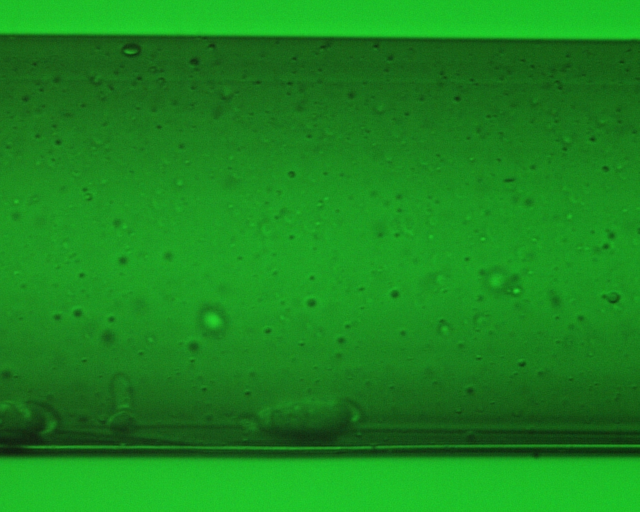
#> input picture samples/005.jpg, 1280 x 1024 px, given in place of e05dr5rt120.avi, which was not available (shown at 1/2 size)
$ python edges_video.py
#> lines starting #> are read from the running program, lines starting #| are printed output that depends on the picture; after the words box and inside, x2 and y2 are one past the last pixel; in counts of white or black regions, pixels touching at a corner belong together; pictures that were not available may be replaced by others from this repository, and a replacement may not be noted
# -*- coding: utf-8 -*-
"""
Created on Fri Sep 24 12:46:44 2021

@author: po-po
"""

import cv2
import numpy as np
import matplotlib.pyplot as plt
import time
import pandas as pd

# Create a VideoCapture object and read from input file
# If the input is the camera, pass 0 instead of the video file name
filename = r'C:\Users\po-po\Desktop\DOC\Fibras\videos\e05dr5rt120.avi'
cap = cv2.VideoCapture(filename)

# Check if camera opened successfully
if (cap.isOpened()== False):
  print("Error opening video stream or file")

#initialize time to display diameter
t0 = time.time()
i = 0

#create empty array for diameter saving
diam_arr = np.zeros((1000000,2))

#initialize graphic windows
cv2.namedWindow('Processed Frame')
cv2.namedWindow('Lined Feed')

#define empty function for trackbars
def nothing(x):
    pass

#iniatilize trackbar for P parameter
cv2.createTrackbar('P Selector','Processed Frame',8,100,nothing)

#initialize trackbar for array saving
cv2.createTrackbar('Save Array','Lined Feed',0,1,nothing)

# Read until video is completed

while(cap.isOpened()):
  # Capture frame-by-frame
  ret, frame = cap.read()
#> frame is the input picture: shape (1024, 1280, 3); mean B, G, R 30.7, 135.8, 26.8

  if ret == True:

    # Display the resulting frame

    img = frame
    gray = cv2.cvtColor(img,cv2.COLOR_BGR2GRAY)
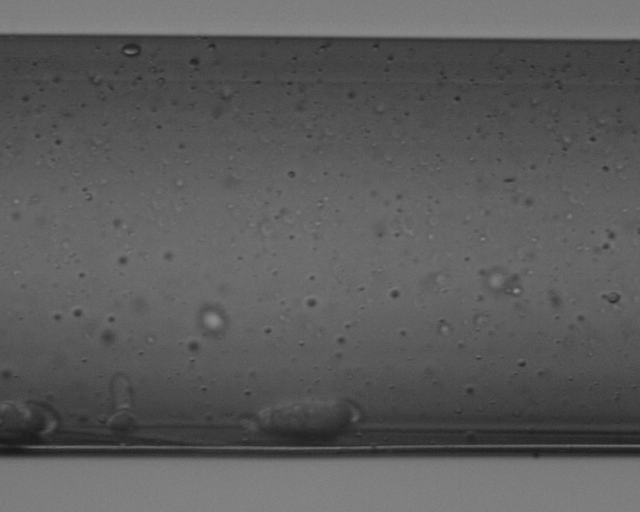
#> gray: shape (1024, 1280) (shown at 1/2 size); min 20, max 148, mean 91.2

    #image thresholding
    P = cv2.getTrackbarPos('P Selector', 'Processed Frame');
    retval,imgthresh = cv2.threshold(gray,P,255,cv2.THRESH_BINARY)
#> imgthresh: shape (1024, 1280); every value is 255
#> retval = 8

    # plt.imshow(imgthresh)

    #image edging
    edges = cv2.Canny(imgthresh,254,255)
#> edges: shape (1024, 1280); every value is 0
    edgesblur  = cv2.GaussianBlur(edges,(5,5),0)
    # plt.imshow(edgesblur)
    # plt.imshow(edges)

    #apply hough transform
    lines = cv2.HoughLines(edgesblur,1,np.pi/60,500)
#> lines = None

    #avoid NONE array when no lines are detected
    if lines is None :
        lines = np.ones((2,2))

    #reshape array for calculation
    lines = np.reshape(lines,(len(lines),2))

    #select appropiate lines for fiber edge
    lines_selected = np.zeros((2,2))
    lines_selected[0] = lines.max(0)
    lines_selected[1] = lines.min(0)

    #represent lines overimposed on original img.
    for rho,theta in lines_selected:
        a = np.cos(theta)
        b = np.sin(theta)
        x0 = a*rho
        y0 = b*rho
        x1 = int(x0 + len(img[0])*(-b))
        y1 = int(y0 + len(img[1])*(a))
        x2 = int(x0 - len(img[0])*(-b))
        y2 = int(y0 - len(img[1])*(a))

        cv2.line(edgesblur,(x1,y1),(x2,y2),(255,255,255),1)
#> this loop made 2 passes
#> (x1, y1, x2, y2) on passes 1 to 2: (-1076, 692, 1077, -690), (-1076, 692, 1077, -690)
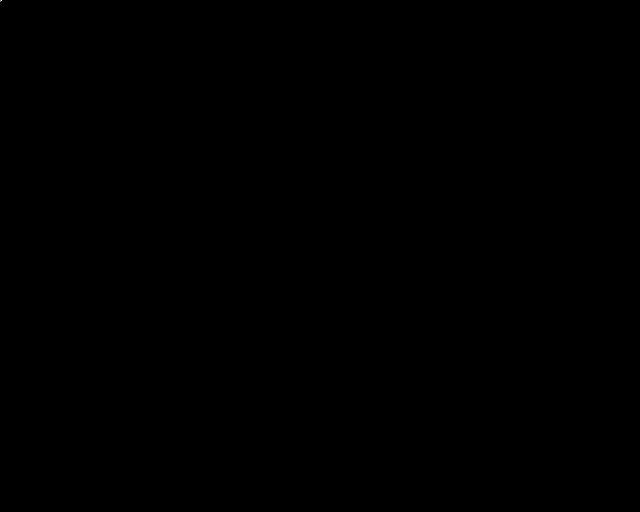
#> edgesblur: shape (1024, 1280) (shown at 1/2 size); 0% white in thin lines or dots, all inside (x1, y1, x2, y2) = (0, 0, 4, 3)

    #add center line of fiber diameter
    x3  = int(len(img[0])/2)
#> x3 = 640
    y3 = int(-np.cos(lines_selected[0,1])/np.sin(lines_selected[0,1])*x3 + lines_selected[0,0]/np.sin(lines_selected[0,1]))
#> y3 = -409
    y4 = int((-np.cos(lines_selected[1,1])/(np.sin(lines_selected[1,1])+0.01)*x3 + lines_selected[1,0]/(np.sin(lines_selected[1,1])+0.01)))
#> y4 = -404

    cv2.line(img,(x3,y3),(x3,y4),(0,0,255),2)

    #compute fiber diameter and show

    fiber_diam_pixels = (y3-y4)
#> fiber_diam_pixels = -5
    fiber_diam_micras = str(np.round(203/464 * fiber_diam_pixels, decimals = 0))
#> fiber_diam_micras = '-2.0'
    cv2.putText(img,'Fiber Diameter = %s micron'% fiber_diam_micras, (50,1000),cv2.FONT_HERSHEY_SIMPLEX,2,(0,0,255),2)
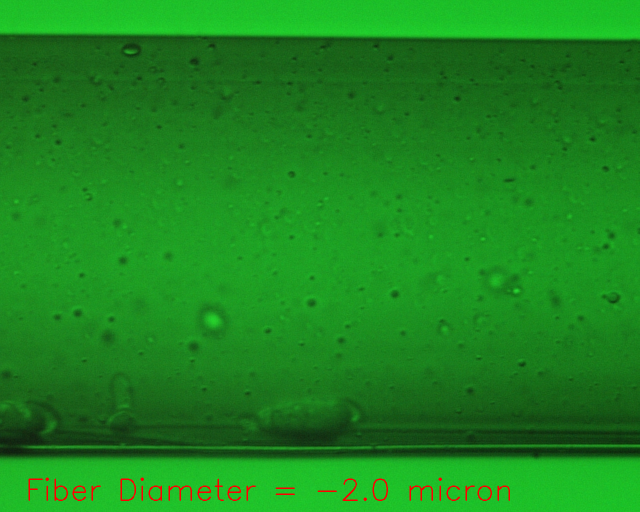
#> img: shape (1024, 1280, 3) (shown at 1/2 size); 0.43% of pixels changed, all inside (x1, y1, x2, y2) = (57, 955, 1020, 1002)
    #cv2.putText(img,'e05dr5rt120', (50,50),cv2.FONT_HERSHEY_SIMPLEX,2,(0,0,255),2)

    #save fiber diameter to array if saved array flag is 1
    save_flag = cv2.getTrackbarPos('Save Array', 'Lined Feed');
#> save_flag = 0

    if save_flag == 1:

        diam_arr[i,0] = time.time()-t0
        diam_arr[i,1] = fiber_diam_micras
        i += 1
        if i == len(diam_arr):
            i = 0

    # resize images and show

    scale = 50
    rszx = int(img.shape[1]*scale/100)
#> rszx = 640
    rszy = int(img.shape[0]*scale/100)
#> rszy = 512

    imgrsz = cv2.resize(img, (rszx,rszy))
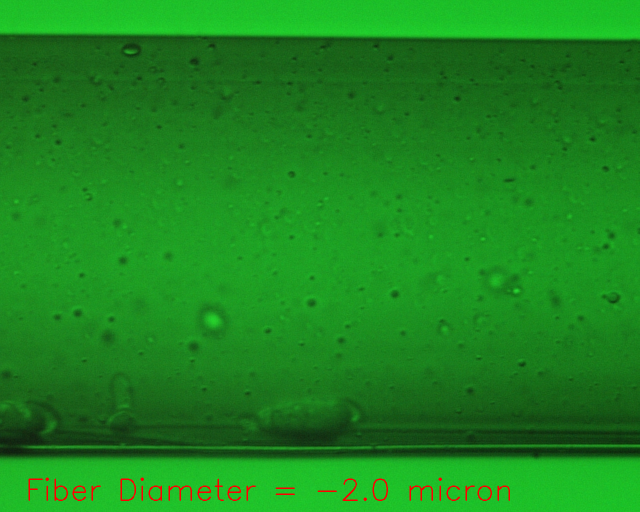
#> imgrsz: shape (512, 640, 3); mean B, G, R 30.6, 135.1, 27.9
    edgesrsz = cv2.resize(edgesblur, (rszx, rszy))
    framersz = cv2.resize(frame, (rszx, rszy))

    cv2.imshow('Processed Frame',edgesrsz)
    cv2.imshow('Lined Feed',imgrsz)

    # Press Q on keyboard to  exit
    if cv2.waitKey(10) & 0xFF == ord('q'):
#> (key q is pressed here)
      break


    # Press P on keyboard to pause
    if cv2.waitKey(100) & 0xFF == ord('p'):
      cv2.waitKey(5000)


  # Break the loop
  else:
    break

# When everything done, release the video capture object
cap.release()

# Closes all the frames
cv2.destroyAllWindows()


#delete 0 values from array and transform to pandas dataframe
mod_diam_arr = diam_arr[diam_arr[:,1] != 0]
clean_arr = pd.DataFrame(data = mod_diam_arr, columns = ['Time','Diameter'])

#perform rolling average on pandas dataframe of clean data
interval = 25

clean_arr['Average'] = clean_arr['Diameter'].rolling(window = interval, center = True, min_periods = 1).mean()
clean_arr['Std'] = clean_arr['Diameter'].rolling(window = interval, center = True, min_periods = 1).std()

clean_arr['Clean'] = clean_arr.Diameter[(clean_arr['Diameter'] >= clean_arr['Average']-clean_arr['Std']) & (clean_arr['Diameter'] <= clean_arr['Average']+clean_arr['Std'])]
clean_arr['Dirty'] = clean_arr.Diameter[(clean_arr['Diameter'] <= clean_arr['Average']-clean_arr['Std']) | (clean_arr['Diameter'] >= clean_arr['Average']+clean_arr['Std'])]

#plot diameter array
plt.plot(clean_arr['Time'],clean_arr['Dirty'],'rx')
plt.plot(clean_arr['Time'],clean_arr['Clean'],'kx')
plt.plot(clean_arr['Time'],clean_arr['Average'],'b-')
plt.plot(clean_arr['Time'],clean_arr['Average']-clean_arr['Std'],'r--')
plt.plot(clean_arr['Time'],clean_arr['Average']+clean_arr['Std'],'r--')
plt.show()
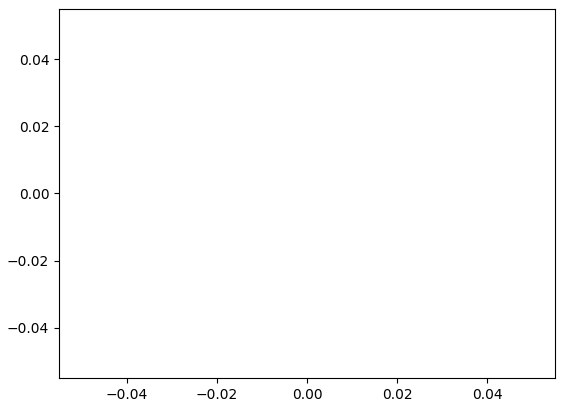
#> figure drawn by matplotlib, 1 panel

#save array to csv, plot file

filename = input('Input filename: ')
#> the answer given: ../samples/005.jpg
clean_arr.to_csv('%s.csv'%filename)
plt.savefig(filename+'_plot.jpg')

$ run again, on samples/010.jpg
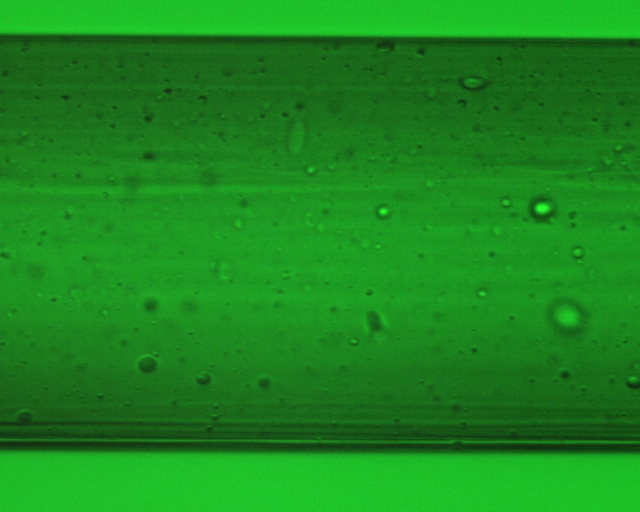
#> input picture samples/010.jpg, 1280 x 1024 px, given in place of e05dr5rt120.avi, which was not available (shown at 1/2 size)
#> frame is the input picture: shape (1024, 1280, 3); mean B, G, R 30.8, 136.3, 27
#> `gray = cv2.cvtColor(img,cv2.COLOR_BGR2GRAY)`:
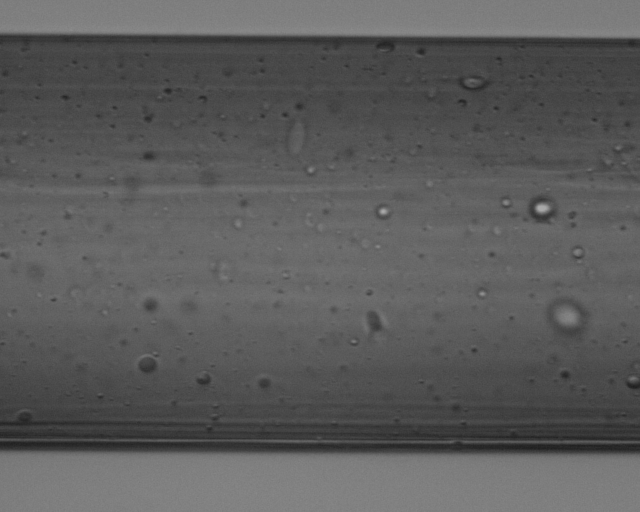
#> gray: shape (1024, 1280) (shown at 1/2 size); min 26, max 170, mean 91.6
#> imgthresh: shape (1024, 1280); every value is 255
#> retval = 8
#> edges: shape (1024, 1280); every value is 0
#> lines = None
#> the loop `for rho,theta in lines_selected:` made 2 passes
#> (x1, y1, x2, y2) on passes 1 to 2: (-1076, 692, 1077, -690), (-1076, 692, 1077, -690)
#> x3 = 640
#> y3 = -409
#> y4 = -404
#> fiber_diam_pixels = -5
#> fiber_diam_micras = '-2.0'
#> img: shape (1024, 1280, 3); 0.43% of pixels changed, all inside (x1, y1, x2, y2) = (57, 955, 1020, 1002)
#> save_flag = 0
#> `imgrsz = cv2.resize(img, (rszx,rszy))`:
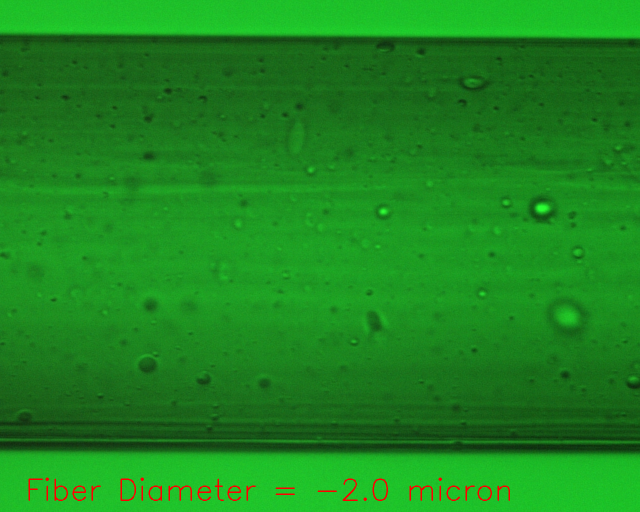
#> imgrsz: shape (512, 640, 3); mean B, G, R 30.8, 135.6, 28

$ run again, on samples/015.jpg
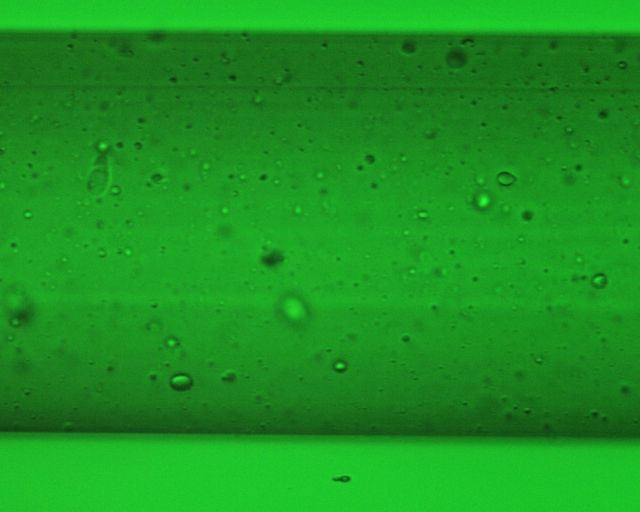
#> input picture samples/015.jpg, 1280 x 1024 px, given in place of e05dr5rt120.avi, which was not available (shown at 1/2 size)
#> frame is the input picture: shape (1024, 1280, 3); mean B, G, R 33.1, 148.4, 27.1
#> `gray = cv2.cvtColor(img,cv2.COLOR_BGR2GRAY)`:
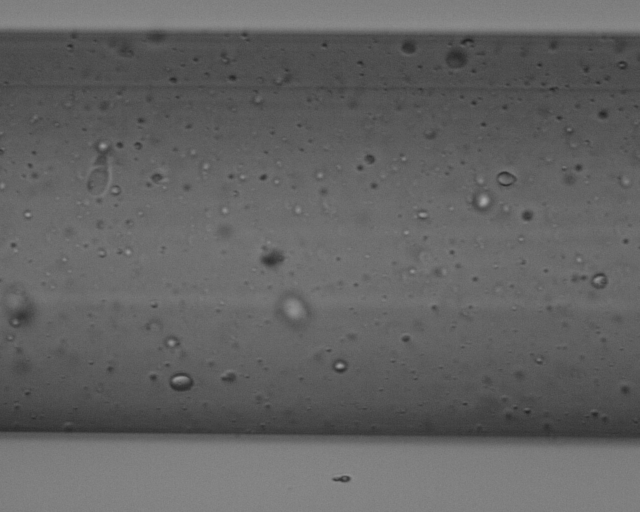
#> gray: shape (1024, 1280) (shown at 1/2 size); min 29, max 168, mean 99
#> imgthresh: shape (1024, 1280); every value is 255
#> retval = 8
#> edges: shape (1024, 1280); every value is 0
#> lines = None
#> the loop `for rho,theta in lines_selected:` made 2 passes
#> (x1, y1, x2, y2) on passes 1 to 2: (-1076, 692, 1077, -690), (-1076, 692, 1077, -690)
#> x3 = 640
#> y3 = -409
#> y4 = -404
#> fiber_diam_pixels = -5
#> fiber_diam_micras = '-2.0'
#> img: shape (1024, 1280, 3); 0.43% of pixels changed, all inside (x1, y1, x2, y2) = (57, 955, 1020, 1002)
#> save_flag = 0
#> `imgrsz = cv2.resize(img, (rszx,rszy))`:
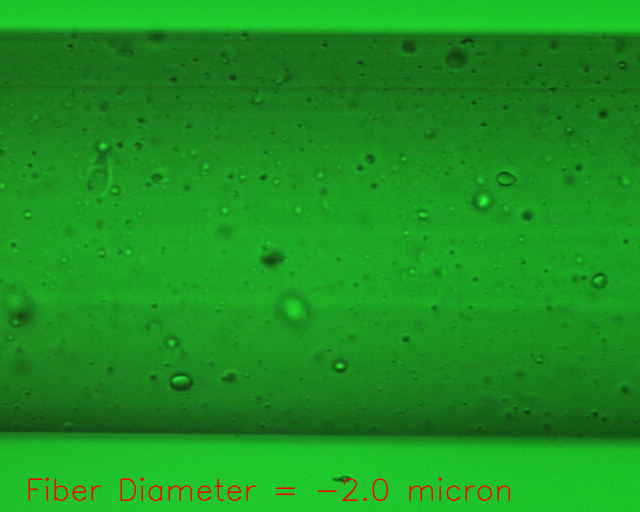
#> imgrsz: shape (512, 640, 3); mean B, G, R 33, 147.7, 28.2

$ run again, on samples/020.jpg
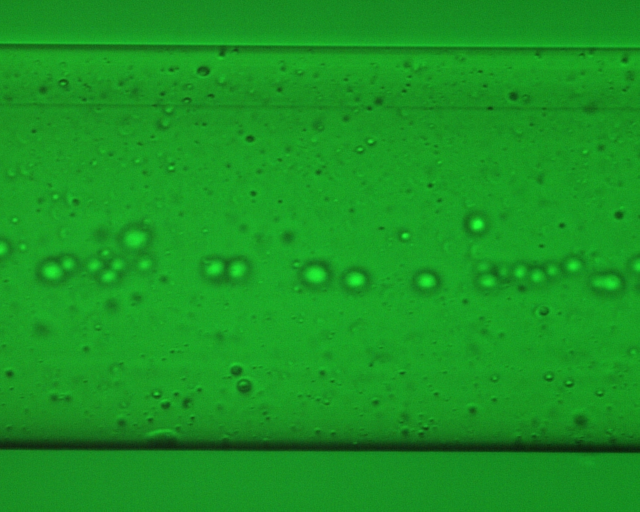
#> input picture samples/020.jpg, 1280 x 1024 px, given in place of e05dr5rt120.avi, which was not available (shown at 1/2 size)
#> frame is the input picture: shape (1024, 1280, 3); mean B, G, R 34.7, 149.2, 25
#> `gray = cv2.cvtColor(img,cv2.COLOR_BGR2GRAY)`:
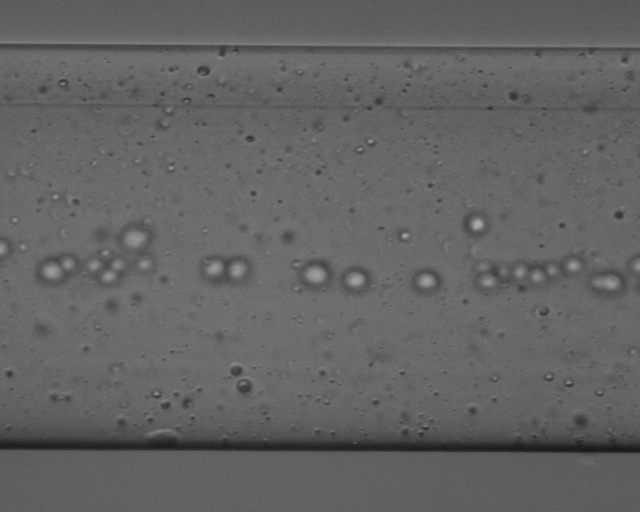
#> gray: shape (1024, 1280) (shown at 1/2 size); min 19, max 169, mean 99
#> imgthresh: shape (1024, 1280); every value is 255
#> retval = 8
#> edges: shape (1024, 1280); every value is 0
#> lines = None
#> the loop `for rho,theta in lines_selected:` made 2 passes
#> (x1, y1, x2, y2) on passes 1 to 2: (-1076, 692, 1077, -690), (-1076, 692, 1077, -690)
#> x3 = 640
#> y3 = -409
#> y4 = -404
#> fiber_diam_pixels = -5
#> fiber_diam_micras = '-2.0'
#> img: shape (1024, 1280, 3); 0.43% of pixels changed, all inside (x1, y1, x2, y2) = (57, 955, 1020, 1002)
#> save_flag = 0
#> `imgrsz = cv2.resize(img, (rszx,rszy))`:
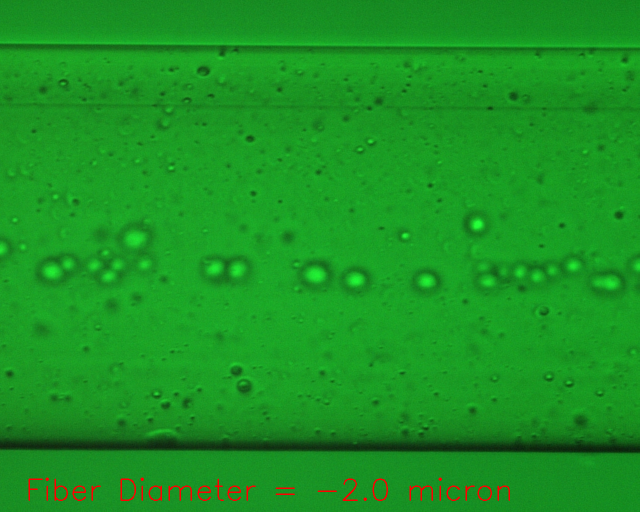
#> imgrsz: shape (512, 640, 3); mean B, G, R 34.7, 148.7, 26.1
